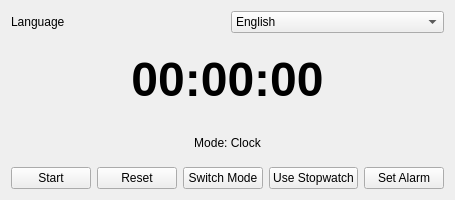
<?xml version="1.0" encoding="UTF-8"?>
<ui version="4.0">
 <class>RelojDigitalForm</class>
 <widget class="QWidget" name="RelojDigitalForm">
  <property name="geometry">
   <rect>
    <x>0</x>
    <y>0</y>
    <width>360</width>
    <height>200</height>
   </rect>
  </property>
  <property name="windowTitle">
   <string>Reloj Digital</string>
  </property>
  <layout class="QVBoxLayout" name="verticalLayout">
    <item>
     <layout class="QHBoxLayout" name="languageLayout">
      <item>
        <widget class="QLabel" name="languageLabel">
         <property name="text">
          <string>Language</string>
         </property>
        </widget>
      </item>
      <item>
        <widget class="QComboBox" name="languageCombo">
         <item>
          <property name="text">
            <string>English</string>
          </property>
         </item>
         <item>
          <property name="text">
            <string>Spanish</string>
          </property>
         </item>
        </widget>
      </item>
     </layout>
    </item>
   <item>
    <widget class="QLabel" name="displayLabel">
     <property name="minimumSize">
      <size>
       <width>0</width>
       <height>80</height>
      </size>
     </property>
     <property name="text">
      <string>00:00:00</string>
     </property>
     <property name="alignment">
      <set>Qt::AlignCenter</set>
     </property>
     <property name="styleSheet">
      <string notr="true">font-size: 36pt; font-weight: bold;</string>
     </property>
    </widget>
   </item>
   <item>
    <widget class="QLabel" name="modeLabel">
     <property name="text">
      <string>Mode: Clock</string>
     </property>
     <property name="alignment">
      <set>Qt::AlignCenter</set>
     </property>
    </widget>
   </item>
   <item>
    <layout class="QHBoxLayout" name="buttonLayout">
     <item>
      <widget class="QPushButton" name="startStopButton">
       <property name="text">
        <string>Start</string>
       </property>
      </widget>
     </item>
     <item>
      <widget class="QPushButton" name="resetButton">
       <property name="text">
        <string>Reset</string>
       </property>
      </widget>
     </item>
     <item>
      <widget class="QPushButton" name="modeButton">
       <property name="text">
        <string>Switch Mode</string>
       </property>
      </widget>
     </item>
      <item>
       <widget class="QPushButton" name="timerTypeButton">
        <property name="text">
         <string>Use Stopwatch</string>
        </property>
       </widget>
      </item>
      <item>
       <widget class="QPushButton" name="setAlarmButton">
        <property name="text">
         <string>Set Alarm</string>
        </property>
       </widget>
      </item>
    </layout>
   </item>
  </layout>
 </widget>
 <resources/>
 <connections/>
</ui>
